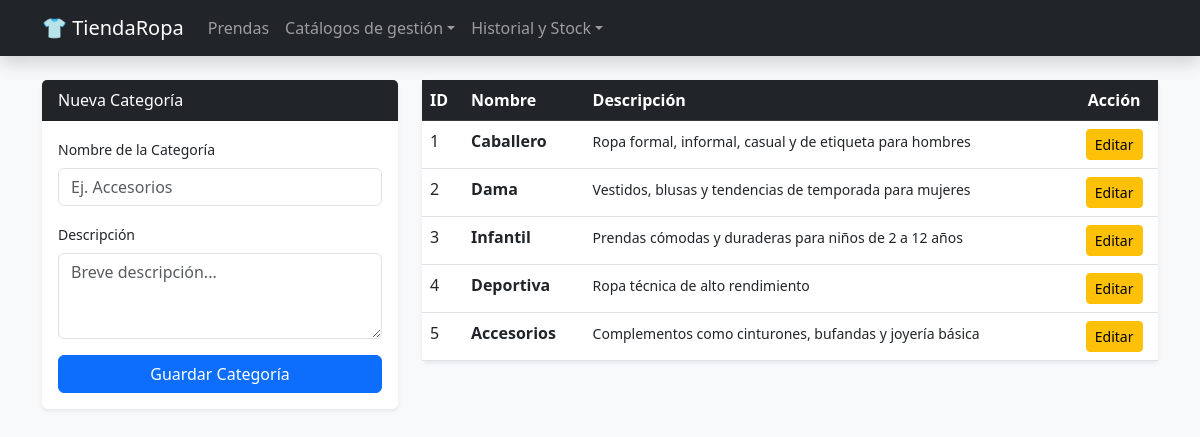
/tienda_ropa/categorias.php, run on the app's committed database.
### tables this page shows
CREATE TABLE `categoria` (
  `id_categoria` int(11) NOT NULL,
  `nombre` varchar(50) NOT NULL,
  `descripcion` text DEFAULT NULL
);

### tienda_ropa/categorias.php (the view, shortened to what this page needs)
<?php
include 'db.php';
?>
<!DOCTYPE html>
<html lang="es">
<head>
    <link href="https://cdn.jsdelivr.net/npm/bootstrap@5.3.0/dist/css/bootstrap.min.css" rel="stylesheet">
</head>
<body class="bg-light">
    <?php include 'header.php'; ?>
    <div class="container">
        <div class="row">
            <div class="col-md-4">
                <div class="card shadow-sm border-0">
                    <div class="card-header bg-dark text-white">Nueva Categoría</div>
                    <form class="card-body" method="POST">
                        <div class="mb-3">
                            <label class="form-label small">Nombre de la Categoría</label>
                            <input type="text" name="nombre" class="form-control" placeholder="Ej. Accesorios" required>
                        </div>
                        <div class="mb-3">
                            <label class="form-label small">Descripción</label>
                            <textarea name="descripcion" class="form-control" rows="3" placeholder="Breve descripción..."></textarea>
                        </div>
                        <button name="add" class="btn btn-primary w-100">Guardar Categoría</button>
                    </form>
                </div>
            </div>
            <div class="col-md-8">
                <div class="card shadow-sm border-0">
                    <table class="table table-hover mb-0">
                        <thead class="table-dark">
                            <tr>
                                <th>ID</th>
                                <th>Nombre</th>
                                <th>Descripción</th>
                                <th class="text-center">Acción</th>
                            </tr>
                        </thead>
                        <tbody>
                            <?php
                            $res = $conn->query("SELECT * FROM categoria");
                            while($row = $res->fetch()){
                                $desc_js = addslashes($row['descripcion']);
                                echo "<tr>
                                        <td>{$row['id_categoria']}</td>
                                        <td><strong>{$row['nombre']}</strong></td>
                                        <td><small>{$row['descripcion']}</small></td>
                                        <td class='text-center'>
                                            <button class='btn btn-sm btn-warning'
                                                onclick='abrirEditar({$row['id_categoria']}, \"{$row['nombre']}\", \"{$desc_js}\")'>
                                                Editar
                                            </button>
                                        </td>
                                      </tr>";
                            }
                            ?>
                        </tbody>
                    </table>
                </div>
            </div>
        </div>
    </div>
</body>
</html>

### data on the page
categoria: id_categoria "1", nombre "Caballero", descripcion "Ropa formal, informal, casual y de etiqueta para hombres"
categoria: id_categoria "2", nombre "Dama", descripcion "Vestidos, blusas y tendencias de temporada para mujeres"
categoria: id_categoria "3", nombre "Infantil", descripcion "Prendas cómodas y duraderas para niños de 2 a 12 años"
categoria: id_categoria "4", nombre "Deportiva", descripcion "Ropa técnica de alto rendimiento"
categoria: id_categoria "5", nombre "Accesorios", descripcion "Complementos como cinturones, bufandas y joyería básica"
